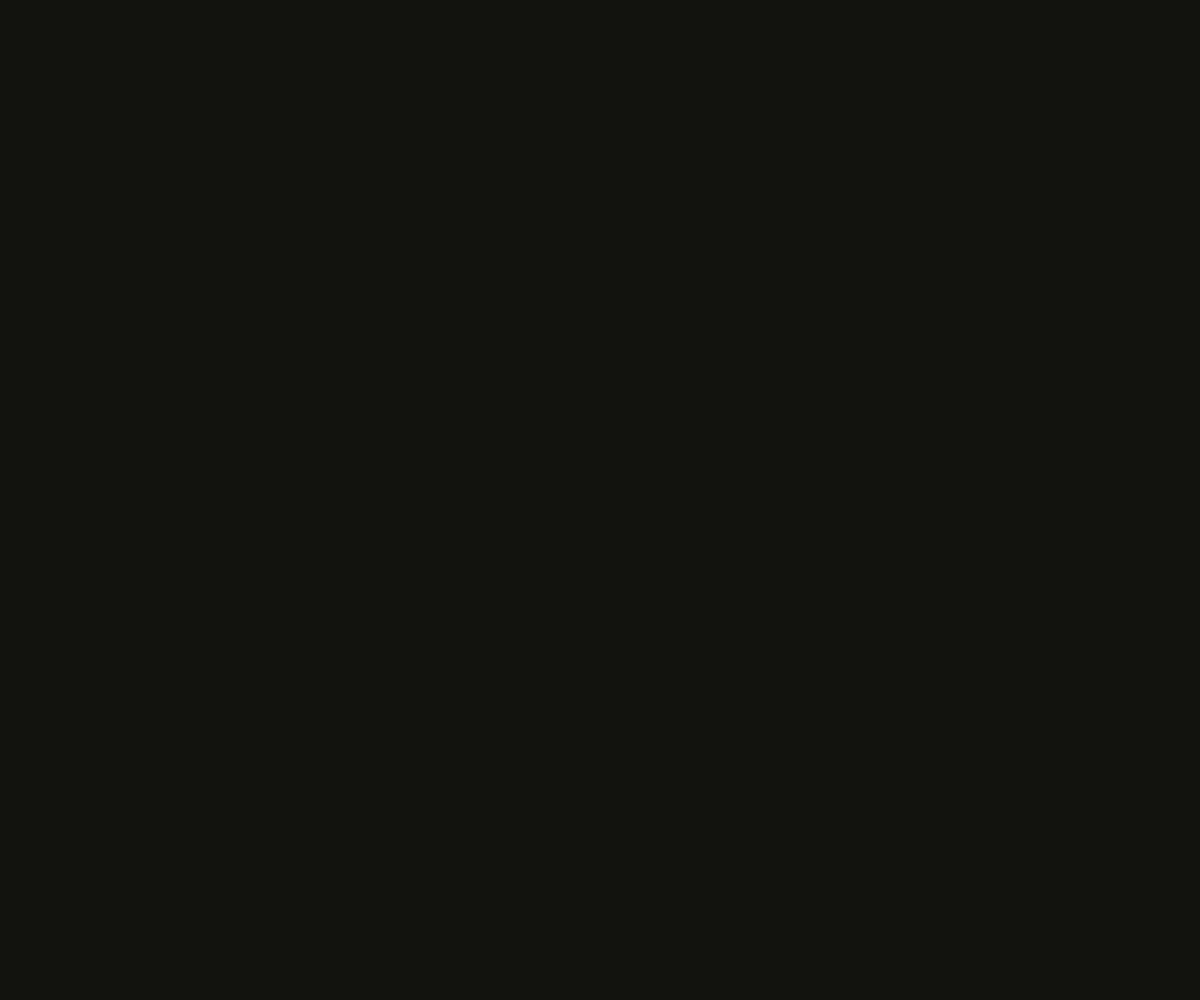
Frame 1 (no input)
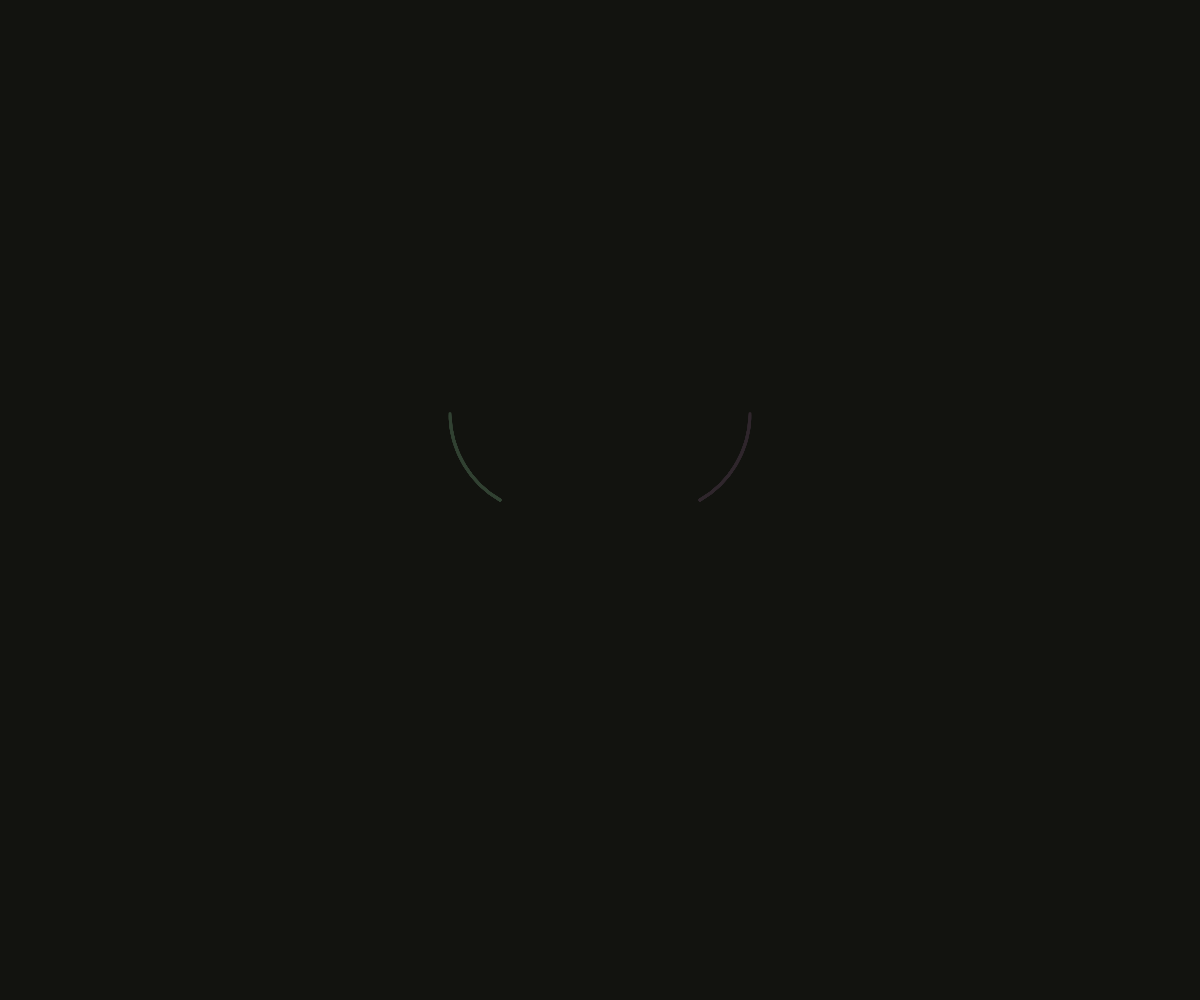
Frame 60 (no input)
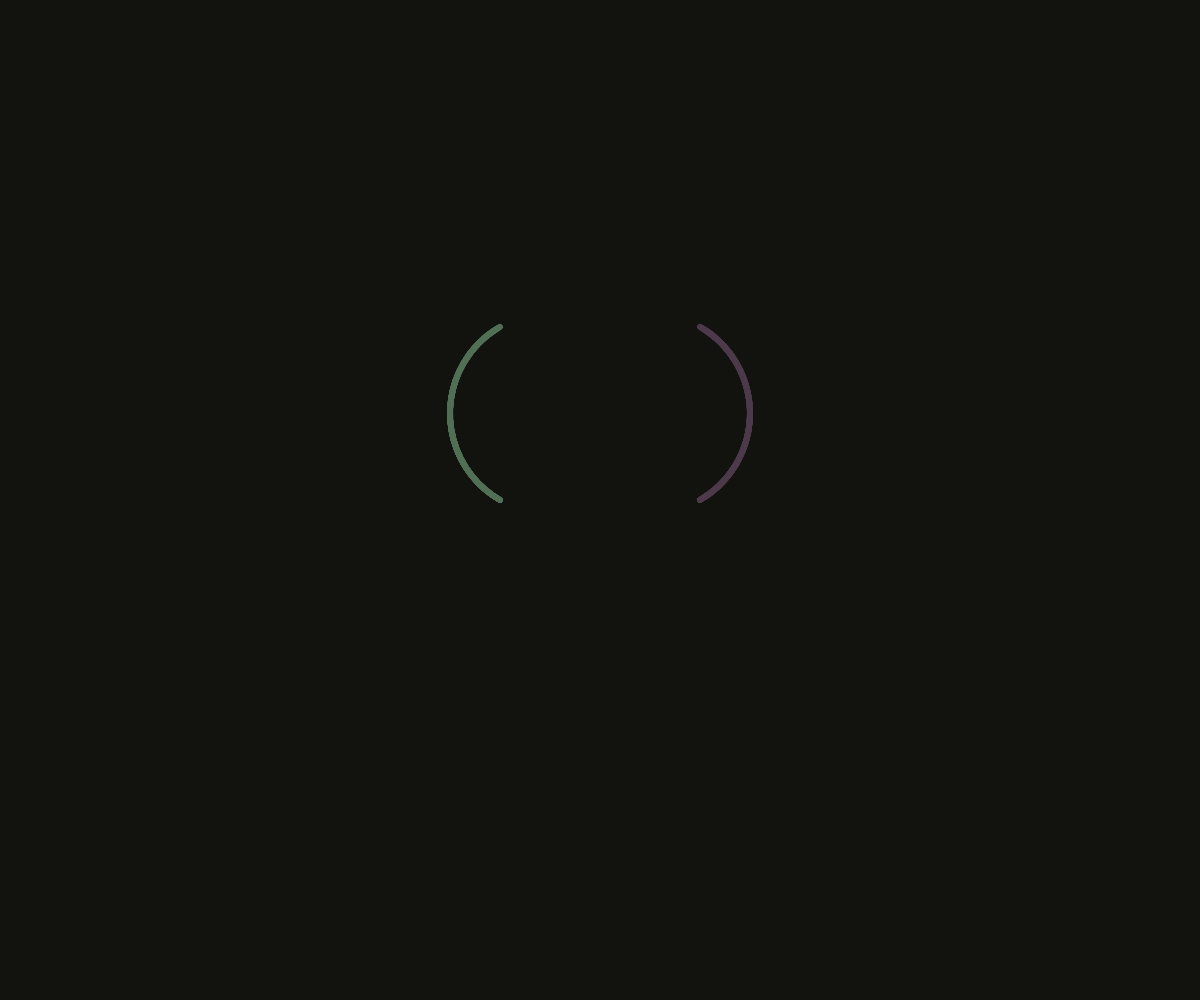
Frame 120 (the mouse pressed at the canvas centre since frame 60)

The p5.js sketch that drew these frames (run headless with seeded random() and noise() and a simulated clock; from frame 60 on, the mouse is pressed at the canvas centre):

// p5.js sketch
// ── sketch.js
function preload(){
  // put preload code here
}

function setup() {
  createCanvas(windowWidth,windowHeight);
  angleMode(DEGREES);
  background("#12130F");
}

function draw() {

  noFill();
  strokeWeight(12);

if (frameCount <= 240) {
  push();
  stroke(lerpColor(color("#12130F"),color("#8FCB9B"), frameCount/240));
  strokeWeight(frameCount/20);
  translate(width/2,height/2);
  rotate(240);
  arc(100,0,200,200,240,240+frameCount);
  pop();

  push();
  stroke(lerpColor(color("#12130F"),color("#856084"), frameCount/240));
  strokeWeight(frameCount/20);
  translate(width/2,height/2);
  rotate(300);
  arc(100,0,200,200,120-frameCount,120);
  pop();
}

else if (frameCount <= 480) {
  push();
  stroke("#8FCB9B");
  translate(width/2,height/2);
  rotate(360);
  arc(100,0,200,200,240,240+(frameCount-240));
  pop();

  push();
  stroke("#856084");
  translate(width/2,height/2);
  rotate(180);
  arc(100,0,200,200,120-(frameCount-240),120);
  pop();
}

else if (frameCount <= 720) {
  push();
  stroke("#8FCB9B");
  translate(width/2,height/2);
  rotate(120);
  arc(100,0,200,200,240,240+(frameCount-480));
  pop();

  push();
  stroke("#856084");
  translate(width/2,height/2);
  rotate(60);
  arc(100,0,200,200,120-(frameCount-480),120);
  pop();

}

else if (frameCount <= 820) {
  push();
  stroke("#EAE6E5");
  strokeWeight(9);
  translate(width/2,height/2);
  rotate(120);
  line(0,0,frameCount-720,0);
  pop();

  push();
  stroke("#EAE6E5");
  strokeWeight(9);
  translate(width/2,height/2);
  rotate(240);
  line(0,0,frameCount-720,0);
  pop();

  push();
  stroke("#EAE6E5");
  strokeWeight(9);
  translate(width/2,height/2);
  rotate(300);
  line(0,0,frameCount-720,0);
  pop();

  push();
  stroke("#EAE6E5");
  strokeWeight(9);
  translate(width/2,height/2);
  rotate(60);
  line(0,0,frameCount-720,0);
  pop();

  push();
  stroke("#EAE6E5");
  strokeWeight(9);
  translate(width/2,height/2);
  rotate(0);
  line(0,0,frameCount-720,0);
  pop();

  push();
  stroke("#EAE6E5");
  strokeWeight(9);
  translate(width/2,height/2);
  rotate(180);
  line(0,0,frameCount-720,0);
  pop();
}

else if (frameCount <= 1020) {

  background("#12130F");

//ridisegno fiore

  push();
  stroke("#8FCB9B");
  strokeWeight(12);
  translate(width/2,height/2);
  rotate(240);
  arc(100,0,200,200,240,480);
  pop();

  push();
  stroke("#856084");
  strokeWeight(12);
  translate(width/2,height/2);
  rotate(300);
  arc(100,0,200,200,-120,120);
  pop();

  push();
  stroke("#8FCB9B");
  translate(width/2,height/2);
  rotate(360);
  arc(100,0,200,200,240,240+240);
  pop();

  push();
  stroke("#856084");
  translate(width/2,height/2);
  rotate(180);
  arc(100,0,200,200,120-240,120);
  pop();

  push();
  stroke("#8FCB9B");
  translate(width/2,height/2);
  rotate(120);
  arc(100,0,200,200,240,240+(720-480));
  pop();

  push();
  stroke("#856084");
  translate(width/2,height/2);
  rotate(60);
  arc(100,0,200,200,120-(720-480),120);
  pop();

//linee
  push();
  stroke("#EAE6E5");
  strokeWeight(9);
  translate(width/2,height/2);
  rotate(120);
  line(0,0,820-720,0);
  pop();

  push();
  stroke("#EAE6E5");
  strokeWeight(9);
  translate(width/2,height/2);
  rotate(240);
  line(0,0,820-720,0);
  pop();

  push();
  stroke("#EAE6E5");
  strokeWeight(9);
  translate(width/2,height/2);
  rotate(300);
  line(0,0,820-720,0);
  pop();

  push();
  stroke("#EAE6E5");
  strokeWeight(9);
  translate(width/2,height/2);
  rotate(60);
  line(0,0,820-720,0);
  pop();

  push();
  stroke("#EAE6E5");
  strokeWeight(9);
  translate(width/2,height/2);
  rotate(0);
  line(0,0,820-720,0);
  pop();

  push();
  stroke("#EAE6E5");
  strokeWeight(9);
  translate(width/2,height/2);
  rotate(180);
  line(0,0,820-720,0);
  pop();

//disegno nuovi petali

  push();
  noFill();
  stroke("#EAE6E5");
  strokeWeight(9);
  translate(width/2,height/2);
  rotate(0);
  square(100,0,frameCount-820,0,100,100,100);
  pop();

  push();
  noFill();
  stroke("#EAE6E5");
  strokeWeight(9);
  translate(width/2,height/2);
  rotate(60);
  square(100,0,frameCount-820,0,100,100,100);
  pop();

  push();
  noFill();
  stroke("#EAE6E5");
  strokeWeight(9);
  translate(width/2,height/2);
  rotate(120);
  square(100,0,frameCount-820,0,100,100,100);
  pop();

  push();
  noFill();
  stroke("#EAE6E5");
  strokeWeight(9);
  translate(width/2,height/2);
  rotate(180);
  square(100,0,frameCount-820,0,100,100,100);
  pop();

  push();
  noFill();
  stroke("#EAE6E5");
  strokeWeight(9);
  translate(width/2,height/2);
  rotate(240);
  square(100,0,frameCount-820,0,100,100,100);
  pop();

  push();
  noFill();
  stroke("#EAE6E5");
  strokeWeight(9);
  translate(width/2,height/2);
  rotate(300);
  square(100,0,frameCount-820,0,100,100,100);
  pop();

}


}
